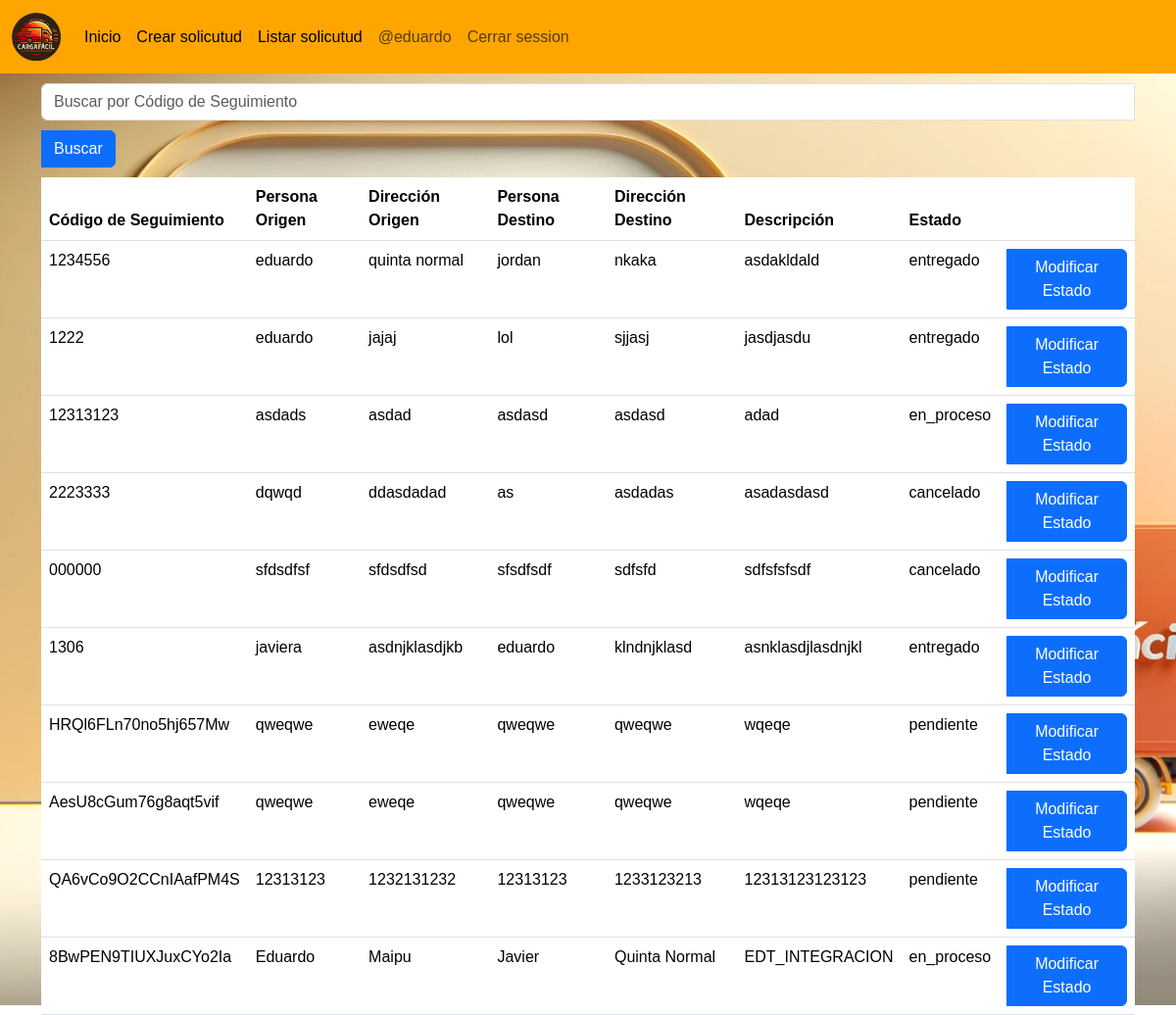
Screenshot of /listado/ (signed in) with the database file from the repository.
### transporte/models.py (models this page shows, shortened)
class SolicitudTransporte(models.Model):
    ESTADOS_CHOICES = (
        ('pendiente', 'Pendiente'),
        ('en_proceso', 'En Proceso'),
        ('entregado', 'Entregado'),
        ('cancelado', 'Cancelado'),
    )
    codigo_seguimiento = models.CharField(max_length=20, unique=True, primary_key=True)
    persona_origen = models.CharField(max_length=100)
    direccion_origen = models.CharField(max_length=255)
    persona_destino = models.CharField(max_length=100)
    direccion_destino = models.CharField(max_length=255)
    descripcion = models.TextField()
    estado = models.CharField(max_length=20, choices=ESTADOS_CHOICES, default='pendiente')

### transporte/views.py (the view)
# urls.py: path('listado/', listar_solicitud, name='listar_solicitud'),
def listar_solicitud(request):
    codigo_seguimiento_query = request.GET.get('codigo_seguimiento', '')
    if codigo_seguimiento_query:
        solicitudes = SolicitudTransporte.objects.filter(codigo_seguimiento__icontains=codigo_seguimiento_query)
        print(solicitudes)  # Depuración para ver qué se recupera
    else:
        solicitudes = SolicitudTransporte.objects.all()
    return render(request, 'listarsoli.html', {'solicitudes': solicitudes})

### transporte/templates/listarsoli.html (shortened to what this page needs)
{% extends 'base.html' %}{% block content %}
    {% load static %}
    {% load crispy_forms_tags %}
    <form method="get" action="{% url 'listar_solicitud' %}">
        <div class="form-group" style="margin-top: 10px;">
            <input type="text" class="form-control" name="codigo_seguimiento" placeholder="Buscar por Código de Seguimiento">
        </div>
        <button type="submit" class="btn btn-primary" style="margin-top: 10px;">Buscar</button>
    </form>
    <table class="table table-md-responsive" style="margin-top: 10px;">
        <thead class="thead-light">
        <tr>
            <th>Código de Seguimiento</th>
            <th>Persona Origen</th>
            <th>Dirección Origen</th>
            <th>Persona Destino</th>
            <th>Dirección Destino</th>
            <th>Descripción</th>
            <th>Estado</th>
            <th></th>
        </tr>
        </thead>
        <tbody>
            {% for s in solicitudes %}
            <tr>
                <td>{{ s.codigo_seguimiento }}</td>
                <td>{{ s.persona_origen }}</td>
                <td>{{ s.direccion_origen }}</td>
                <td>{{ s.persona_destino }}</td>
                <td>{{ s.direccion_destino }}</td>
                <td>{{ s.descripcion }}</td>
                <td>{{ s.estado }}</td>
                <td>
                    <a href="{% url 'modificar_solicitud' s.codigo_seguimiento %}" class="btn btn-primary">Modificar Estado</a>
                </td>
            </tr>
            {% endfor %}
        </tbody>
    </table>
{% endblock %}

### transporte/templates/base.html (shortened to what this page needs)
<!doctype html>
{% load static %}
<html lang="en">
    <head>
        <link href="https://cdn.jsdelivr.net/npm/bootstrap@5.3.2/dist/css/bootstrap.min.css" rel="stylesheet">
        <link href="{% static 'app/css/index.css' %}" rel="stylesheet">
    </head>
    <body>
        <nav class="navbar navbar-expand-lg" style="background-color: orange;">
            <div class="container-fluid">
                <a class="navbar-brand" href="{% url 'transporte_index' %}"><img src="{% static 'app/img/logo_cagafacil.png' %}" alt="Mi imagen" style="width: 50px"></a>
                <div class="collapse navbar-collapse" id="navbarNav">
                    <ul class="navbar-nav">
                        <li class="nav-item">
                            <a class="nav-link active" aria-current="page" href="{% url 'transporte_index' %}">Inicio</a>
                        </li>
                        {% if perms.transporte.change_solicitudtransporte %}
                            <li class="nav-item">
                                <a class="nav-link active" aria-current="page" href="{% url 'crear_solicitud' %}">Crear solicutud</a>
                            </li>
                        {% endif %}
                        {% if perms.transporte.view_solicitudtransporte%}
                        <li class="nav-item">
                            <a class="nav-link active" aria-current="page" href="{% url 'listar_solicitud' %}">Listar solicutud</a>
                        </li>
                        {% endif %}
                        {% if user.is_authenticated %}
                        <li class="nav-item">
                            <a class="nav-link" href="#">@{{ user.username }}</a>
                        </li>
                        <li class="nav-item">
                            <a class="nav-link" href="{% url 'logout' %}">Cerrar session</a>
                        </li>
                        {% else %}
                        <li class="nav-item">
                            <a class="nav-link" href="{% url 'login' %}">Iniciar sesion</a>
                        </li>
                        {% endif %}
                    </ul>
                </div>
            </div>
        </nav>
        <div class="content container">
            {% block content %}
            {% endblock %}
        </div>
    </body>
</html>

### transporte/static/app/css/index.css (style rules this page uses)
body, html { height: 99%; margin: 0; }
body { background-image: url('../img/cargafacil.png'); background-size: cover; background-repeat: no-repeat; background-position: center center; font-family: Arial, sans-serif; }
.form-control { border-top-right-radius: 0; border-bottom-right-radius: 0; }
.btn-primary { border-top-left-radius: 0; border-bottom-left-radius: 0; }

### rows the page displays
SolicitudTransporte: codigo_seguimiento "1234556", persona_origen "eduardo", direccion_origen "quinta normal", persona_destino "jordan", direccion_destino "nkaka", descripcion "asdakldald", estado "entregado"
SolicitudTransporte: codigo_seguimiento "1222", persona_origen "eduardo", direccion_origen "jajaj", persona_destino "lol", direccion_destino "sjjasj", descripcion "jasdjasdu", estado "entregado"
SolicitudTransporte: codigo_seguimiento "12313123", persona_origen "asdads", direccion_origen "asdad", persona_destino "asdasd", direccion_destino "asdasd", descripcion "adad", estado "en_proceso"
SolicitudTransporte: codigo_seguimiento "2223333", persona_origen "dqwqd", direccion_origen "ddasdadad", persona_destino "as", direccion_destino "asdadas", descripcion "asadasdasd", estado "cancelado"
SolicitudTransporte: codigo_seguimiento "000000", persona_origen "sfdsdfsf", direccion_origen "sfdsdfsd", persona_destino "sfsdfsdf", direccion_destino "sdfsfd", descripcion "sdfsfsfsdf", estado "cancelado"
SolicitudTransporte: codigo_seguimiento "1306", persona_origen "javiera", direccion_origen "asdnjklasdjkb", persona_destino "eduardo", direccion_destino "klndnjklasd", descripcion "asnklasdjlasdnjkl", estado "entregado"
SolicitudTransporte: codigo_seguimiento "HRQl6FLn70no5hj657Mw", persona_origen "qweqwe", direccion_origen "eweqe", persona_destino "qweqwe", direccion_destino "qweqwe", descripcion "wqeqe", estado "pendiente"
SolicitudTransporte: codigo_seguimiento "AesU8cGum76g8aqt5vif", persona_origen "qweqwe", direccion_origen "eweqe", persona_destino "qweqwe", direccion_destino "qweqwe", descripcion "wqeqe", estado "pendiente"
SolicitudTransporte: codigo_seguimiento "QA6vCo9O2CCnIAafPM4S", persona_origen "12313123", direccion_origen "1232131232", persona_destino "12313123", direccion_destino "1233123213", descripcion "12313123123123", estado "pendiente"
SolicitudTransporte: codigo_seguimiento "8BwPEN9TIUXJuxCYo2Ia", persona_origen "Eduardo", direccion_origen "Maipu", persona_destino "Javier", direccion_destino "Quinta Normal", descripcion "EDT_INTEGRACION", estado "en_proceso"

### other values shown
{{ user.username }} "eduardo"
